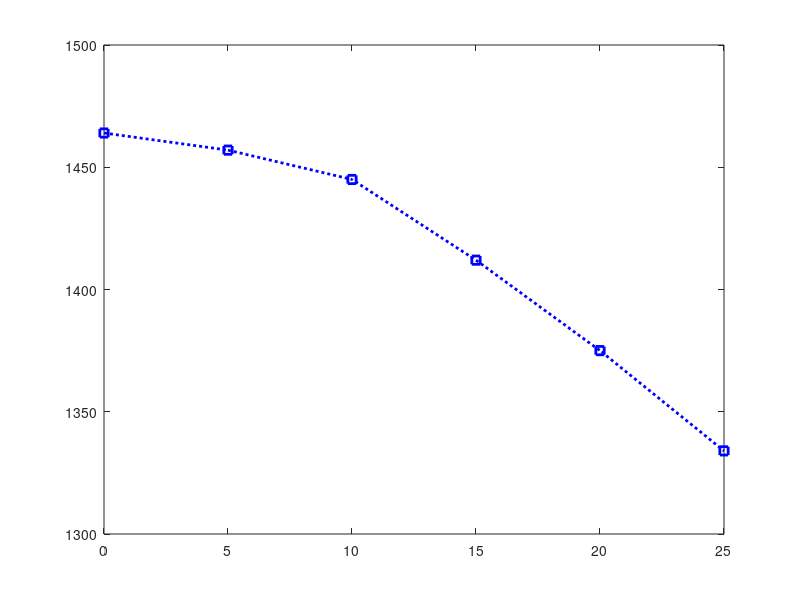

Write the MATLAB code that produced this figure.
clear all; clc;
U=380/sqrt(3);
p=2;
P=1000;
w0=2*pi*50/p;
R1=3.28;
R2=1.167;
L1=0.0039;
L2=0.0029;
X=2*pi*50*L1;
Xnm=2*X

Mth=(3*U*U)/(2*w0*(R1+sqrt(R1*R1+Xnm*Xnm)))
Mmm=(3*U*U*R2)/(w0*((R1+R2)*(R1+R2)+Xnm*Xnm))

momen=[0 5 10 15 20 25]
tocdo=[1464 1457 1445 1412 1375 1334]
plot(momen,tocdo,':bs','LineWidth',2)